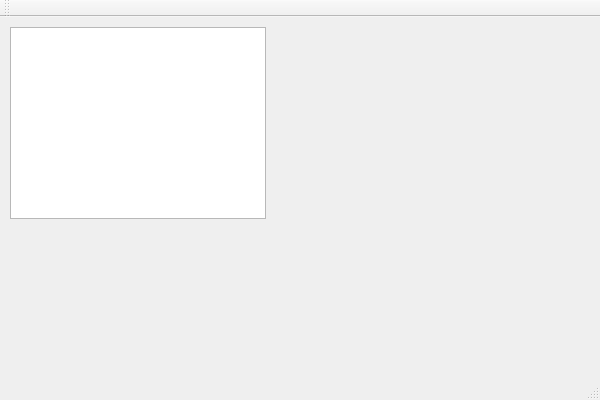
<?xml version="1.0" encoding="UTF-8"?>
<ui version="4.0">
 <class>CarManagerAppClass</class>
 <widget class="QMainWindow" name="CarManagerAppClass">
  <property name="geometry">
   <rect>
    <x>0</x>
    <y>0</y>
    <width>600</width>
    <height>400</height>
   </rect>
  </property>
  <property name="windowTitle">
   <string>CarManagerApp</string>
  </property>
  <widget class="QWidget" name="centralWidget">
   <widget class="QListWidget" name="CarListWidget">
    <property name="geometry">
     <rect>
      <x>10</x>
      <y>10</y>
      <width>256</width>
      <height>192</height>
     </rect>
    </property>
   </widget>
  </widget>
  <widget class="QMenuBar" name="menuBar">
   <property name="geometry">
    <rect>
     <x>0</x>
     <y>0</y>
     <width>600</width>
     <height>22</height>
    </rect>
   </property>
  </widget>
  <widget class="QToolBar" name="mainToolBar">
   <attribute name="toolBarArea">
    <enum>TopToolBarArea</enum>
   </attribute>
   <attribute name="toolBarBreak">
    <bool>false</bool>
   </attribute>
  </widget>
  <widget class="QStatusBar" name="statusBar"/>
 </widget>
 <layoutdefault spacing="6" margin="11"/>
 <resources>
  <include location="CarManagerApp.qrc"/>
 </resources>
 <connections/>
</ui>
